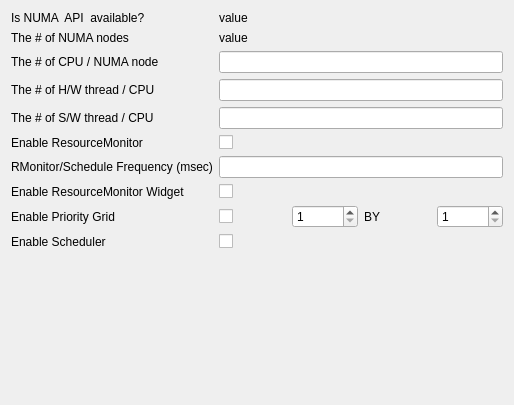
<?xml version="1.0" encoding="UTF-8"?>
<ui version="4.0">
 <class>SN_SystemSettingDialog</class>
 <widget class="QDialog" name="SN_SystemSettingDialog">
  <property name="geometry">
   <rect>
    <x>0</x>
    <y>0</y>
    <width>514</width>
    <height>405</height>
   </rect>
  </property>
  <property name="windowTitle">
   <string>Dialog</string>
  </property>
  <layout class="QFormLayout" name="formLayout">
   <item row="0" column="0">
    <widget class="QLabel" name="label_6">
     <property name="text">
      <string>Is NUMA  API  available?</string>
     </property>
    </widget>
   </item>
   <item row="0" column="1">
    <widget class="QLabel" name="isNumaAvailLabel">
     <property name="text">
      <string>value</string>
     </property>
    </widget>
   </item>
   <item row="1" column="0">
    <widget class="QLabel" name="label">
     <property name="text">
      <string>The # of NUMA nodes</string>
     </property>
    </widget>
   </item>
   <item row="1" column="1">
    <widget class="QLabel" name="numNumaNodesLabel">
     <property name="text">
      <string>value</string>
     </property>
    </widget>
   </item>
   <item row="2" column="0">
    <widget class="QLabel" name="label_3">
     <property name="text">
      <string>The # of CPU / NUMA node</string>
     </property>
    </widget>
   </item>
   <item row="2" column="1">
    <widget class="QLineEdit" name="numCpuPerNumaLineEdit"/>
   </item>
   <item row="3" column="0">
    <widget class="QLabel" name="label_4">
     <property name="text">
      <string>The # of H/W thread / CPU</string>
     </property>
    </widget>
   </item>
   <item row="3" column="1">
    <widget class="QLineEdit" name="numHWThreadLineEdit"/>
   </item>
   <item row="4" column="0">
    <widget class="QLabel" name="label_5">
     <property name="text">
      <string>The # of S/W thread / CPU</string>
     </property>
    </widget>
   </item>
   <item row="4" column="1">
    <widget class="QLineEdit" name="numSWThreadLineEdit"/>
   </item>
   <item row="5" column="0">
    <widget class="QLabel" name="label_8">
     <property name="text">
      <string>Enable ResourceMonitor</string>
     </property>
    </widget>
   </item>
   <item row="5" column="1">
    <widget class="QCheckBox" name="rmonitorCheckBox">
     <property name="text">
      <string/>
     </property>
    </widget>
   </item>
   <item row="6" column="0">
    <widget class="QLabel" name="label_10">
     <property name="text">
      <string>RMonitor/Schedule Frequency (msec)</string>
     </property>
    </widget>
   </item>
   <item row="6" column="1">
    <widget class="QLineEdit" name="schedFreqLineEdit"/>
   </item>
   <item row="7" column="0">
    <widget class="QLabel" name="label_7">
     <property name="text">
      <string>Enable ResourceMonitor Widget</string>
     </property>
    </widget>
   </item>
   <item row="7" column="1">
    <widget class="QCheckBox" name="rmonitorWidgetCheckBox">
     <property name="text">
      <string/>
     </property>
    </widget>
   </item>
   <item row="8" column="0">
    <widget class="QLabel" name="label_2">
     <property name="text">
      <string>Enable Priority Grid</string>
     </property>
    </widget>
   </item>
   <item row="8" column="1">
    <layout class="QHBoxLayout" name="horizontalLayout">
     <item>
      <widget class="QCheckBox" name="pGridCheckBox">
       <property name="text">
        <string/>
       </property>
      </widget>
     </item>
     <item>
      <widget class="QSpinBox" name="pgrid_row_spinBox">
       <property name="minimum">
        <number>1</number>
       </property>
      </widget>
     </item>
     <item>
      <widget class="QLabel" name="label_11">
       <property name="text">
        <string>BY</string>
       </property>
      </widget>
     </item>
     <item>
      <widget class="QSpinBox" name="pgrid_col_spinBox">
       <property name="minimum">
        <number>1</number>
       </property>
      </widget>
     </item>
    </layout>
   </item>
   <item row="9" column="0">
    <widget class="QLabel" name="label_9">
     <property name="text">
      <string>Enable Scheduler</string>
     </property>
    </widget>
   </item>
   <item row="9" column="1">
    <widget class="QCheckBox" name="schedulerCheckBox">
     <property name="text">
      <string/>
     </property>
    </widget>
   </item>
  </layout>
 </widget>
 <resources/>
 <connections/>
</ui>
